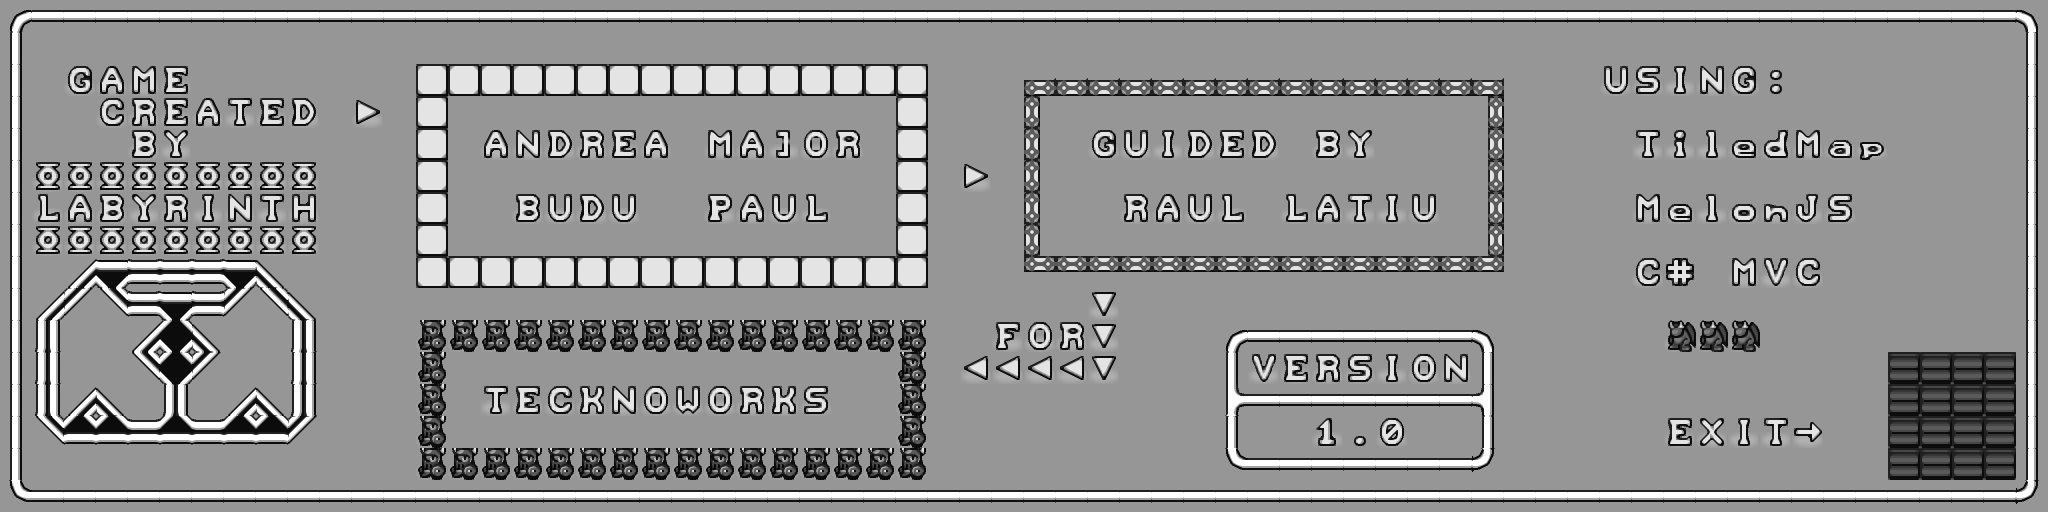

The image is a tile-based game level rendered from a .tmx file. Its description and source (layers, tilesets, objects; grid data summarised) follow:
An orthogonal 64x16 tile map with 32x32 px tiles, 1 tile layer (Tile Layer 1) and 8 objects (me.LevelEntity, mainPlayer).

<map version="1.0" tiledversion="1.0.2" orientation="orthogonal" renderorder="right-down" width="64" height="16" tilewidth="32" tileheight="32" backgroundcolor="#969696" nextobjectid="12">
 <tileset firstgid="1" name="mapabout_level-tiles" tilewidth="32" tileheight="32" tilecount="256" columns="16">
  <image source="../img/map/mapabout_level_tiles.png" width="512" height="512" />
 </tileset>
 <layer name="Tile Layer 1" width="64" height="16">
  <data>[1024 cells, 508 non-empty, 68 distinct tile ids]</data>
 </layer>
 <objectgroup name="exit">
  <object id="10" name="me.LevelEntity" x="1912" y="383" width="101" height="91">
   <properties>
    <property name="duration" type="int" value="250" />
    <property name="to" value="map1" />
   </properties>
  </object>
 </objectgroup>
 <objectgroup name="collision">
  <object id="1" x="0" y="-2" width="1142" height="13" />
  <object id="3" x="1141" y="-3" width="905" height="14" />
  <object id="4" x="2034" y="11" width="13" height="500" />
  <object id="5" x="906" y="498" width="1129" height="13" />
  <object id="6" x="0" y="499" width="904" height="11" />
  <object id="7" x="-8" y="12" width="20" height="487" />
 </objectgroup>
 <objectgroup name="mainPlayer">
  <object id="8" name="mainPlayer" x="320" y="447" width="32" height="32" />
 </objectgroup>
</map>
